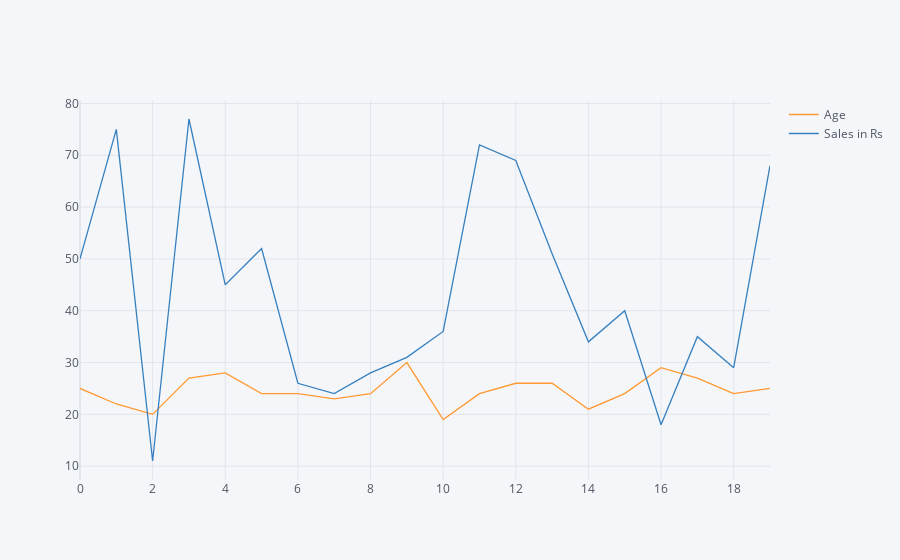

Notebook cell for this chart:
### Code cell
data1[['Age','Sales in Rs']].iplot()

### Figure 1 — Plotly figure (JSON) as saved in the notebook; plotly's stock layout.template omitted (floating-point values rounded to 4 significant figures)
{"data": [{"line": {"color": "rgba(255, 153, 51, 1.0)", "dash": "solid", "shape": "linear", "width": 1.3}, "mode": "lines", "name": "Age", "text": "", "type": "scatter", "x": [0, 1, 2, 3, 4, 5, 6, 7, 8, 9, 10, 11, 12, 13, 14, 15, 16, 17, 18, 19], "y": [25, 22, 20, 27, 28, 24, 24, 23, 24, 30, 19, 24, 26, 26, 21, 24, 29, 27, 24, 25]}, {"line": {"color": "rgba(55, 128, 191, 1.0)", "dash": "solid", "shape": "linear", "width": 1.3}, "mode": "lines", "name": "Sales in Rs", "text": "", "type": "scatter", "x": [0, 1, 2, 3, 4, 5, 6, 7, 8, 9, 10, 11, 12, 13, 14, 15, 16, 17, 18, 19], "y": [50, 75, 11, 77, 45, 52, 26, 24, 28, 31, 36, 72, 69, 51, 34, 40, 18, 35, 29, 68]}], "layout": {"legend": {"bgcolor": "#F5F6F9", "font": {"color": "#4D5663"}}, "paper_bgcolor": "#F5F6F9", "plot_bgcolor": "#F5F6F9", "title": {"font": {"color": "#4D5663"}}, "xaxis": {"gridcolor": "#E1E5ED", "showgrid": true, "tickfont": {"color": "#4D5663"}, "title": {"font": {"color": "#4D5663"}, "text": ""}, "zerolinecolor": "#E1E5ED"}, "yaxis": {"gridcolor": "#E1E5ED", "showgrid": true, "tickfont": {"color": "#4D5663"}, "title": {"font": {"color": "#4D5663"}, "text": ""}, "zerolinecolor": "#E1E5ED"}}}
